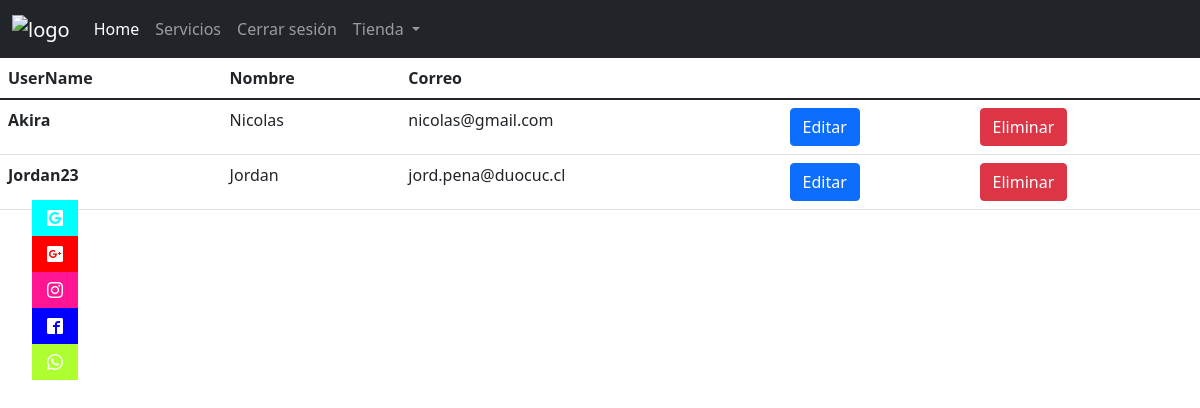
The app's page /usuario/listar (signed in) with its own data.
### Usuario/models.py (models this page shows)
class Usuario (models.Model):
    username = models.CharField(max_length=30)
    nombre = models.CharField(max_length=50)
    email = models.EmailField(max_length=50)
    password= models.CharField(max_length=128)

### Usuario/views.py (the view)
# urls.py: path('listar', UserList.as_view(), name="usuario_list"),
class UserList(ListView):
    model = Usuario
    template_name = 'Usuario/usuario_list.html'

### app/templates/Usuario/usuario_list.html (shortened to what this page needs)
{% extends 'app/base.html' %}
{% block content %} {% if object_list %}
<table class="table table-hover">
    <thead>
        <tr>
            <th>UserName</th>
            <th>Nombre</th>
            <th>Correo</th>
        </tr>
    </thead>
    <tbody>
        {% for u in object_list %}
        <tr>
            <th scope="row">{{ u.username }} </th>
            <td>{{ u.nombre }}</td>
            <td>{{ u.email }}</td>
            <td><a class="btn btn-primary" href="{% url 'edit_usuario' u.id %}">Editar</a></td>
            <td><a class="btn btn-danger" href="{% url 'del_usuario' u.id %}">Eliminar</a></td>
        </tr>
        {% endfor %}
    </tbody>
</table>
{% else %}
    <h1>No hay registros de Usuarios</h1>
{% endif %} {% endblock %}

### app/static/app/css/estilos.css (style rules this page uses)
* { margin: 0; padding: 0; -webkit-box-sizing: border-box; -moz-box-sizing: border-box; box-sizing: border-box; }

### records on screen
Usuario: username "Akira", nombre "Nicolas", email "nicolas@gmail.com"
Usuario: username "Jordan23", nombre "Jordan", email "jord.pena@duocuc.cl"
